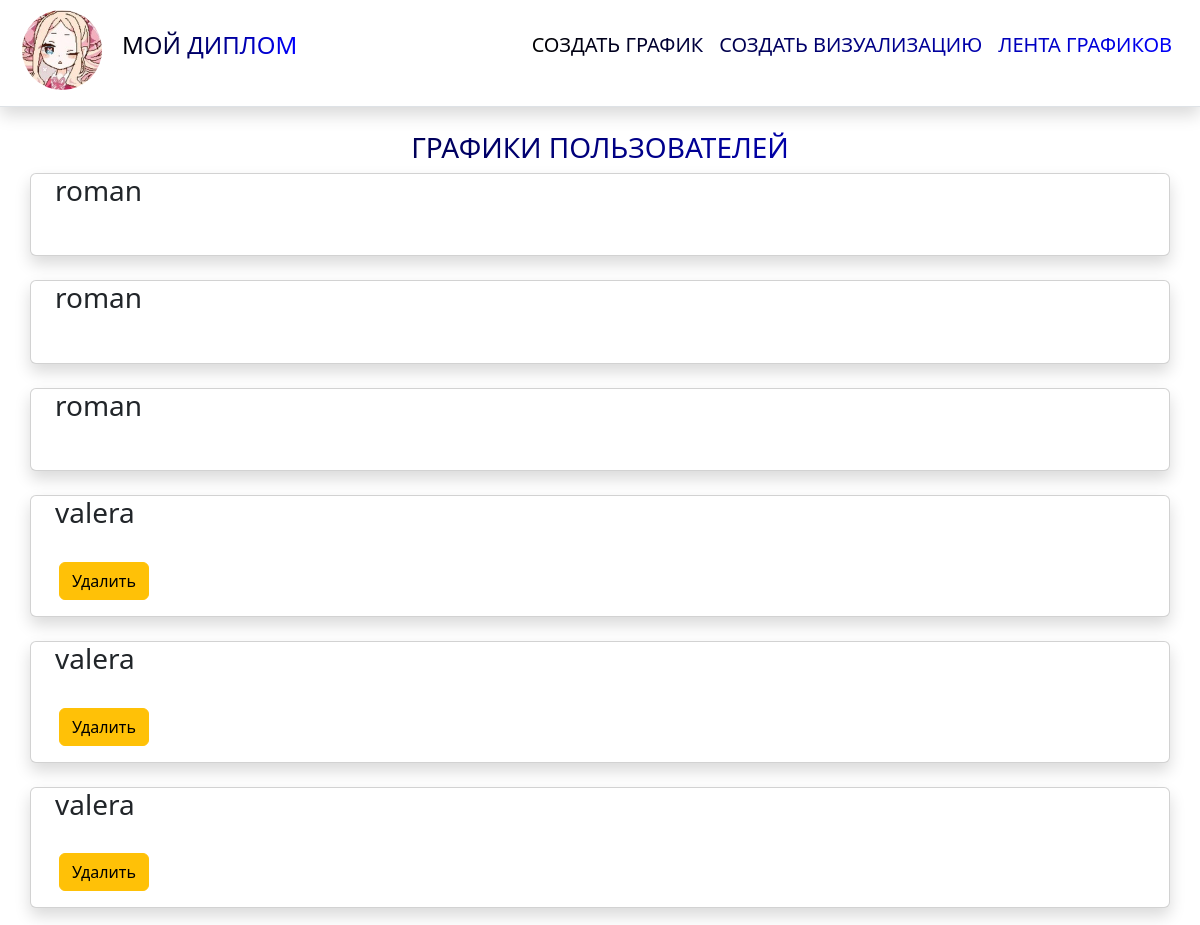
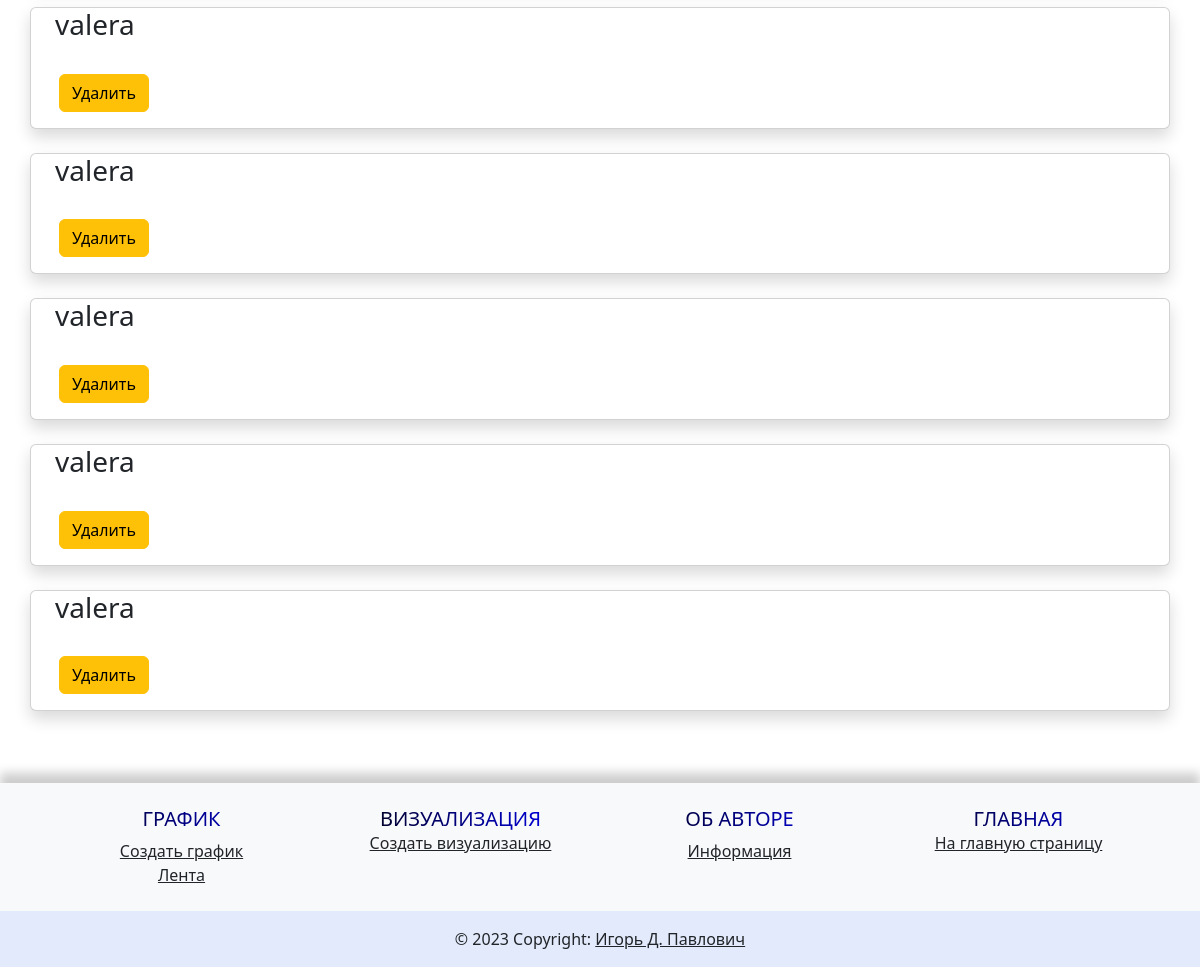
Screenshot of /graph_feed (signed in) with the database file from the repository (2 pictures, top to bottom).
### main.py (models this page shows)
class Graph(db.Model):
    __tablename__ = 'graph'
    id = db.Column(db.Integer, primary_key=True)
    user_id = db.Column(db.Integer, db.ForeignKey('users.id'))
    graphjson = db.Column(db.String)
    user = db.relationship('User', backref=db.backref('graphs', lazy='dynamic'))

class User(db.Model, UserMixin):
    __tablename__ = 'users'
    id = db.Column(db.Integer, primary_key=True)
    login = db.Column(db.String(128), nullable=False, unique=True)
    password = db.Column(db.String(255), nullable=False)

### main.py (the view)
@app.route('/graph_feed')
@login_required
def graph_feed():
    graphs = Graph.query.order_by(Graph.id.desc()).all()
    return render_template('graph_feed.html', graphs=graphs)

### main.py (called while the page is built)
@manager.user_loader
def load_user(user_id):
    return User.query.get(user_id)

@app.after_request
def redirect_to_signin(response):
    if response.status_code == 401:
        return redirect(url_for('login_page') + '?next=' + request.url)
    return response

### templates/graph_feed.html (shortened to what this page needs)
{% extends 'base.html' %}
{% block body %}
<div class="gradient-text text-center"><h3>Графики пользователей</h3></div>
{% for graph in graphs %}
<div class="card container shadow">
    <div class="container card-title"><h3>{{ graph.user.login }}</h3></div>
    <div class="card-body">
        <div data-aos="slide-up" id="graphic_{{ loop.index }}">
            {% if graph.user.id == current_user.id %}
            <button class="btn btn-warning" onclick="deleteGraph({{ graph.id }})">Удалить</button>
            {% endif %}
        </div>
    </div>
</div>
<br>
{% endfor %}
{% endblock %}

### templates/base.html (shortened to what this page needs)
<!doctype html>
<html lang="ru">
<head>
    <link rel="stylesheet" href="{{ url_for('static', filename='css/main.css') }}">
    <link rel="stylesheet" href="https://cdn.jsdelivr.net/npm/bootstrap@5.2.3/dist/css/bootstrap.min.css"
>
</head>
<body class="bg-color">
<div class=" container-fluid d-flex flex-column flex-md-row align-items-center pb-3 mb-4 border-bottom shadow">
    <a href="/" class="d-flex align-items-center text-dark text-decoration-none">
        <img src="static/images/bea120x120.jpg" class="bea" width="80" height="80">
        <span style="margin-left: 20px" class="fs-4 gradient-text">Мой диплом</span>
    </a>
    <nav class="d-inline-flex mt-2 mt-md-0 ms-md-auto gradient-text">
        <a class="me-3 py-2 text-dark text-decoration-none highlight-text" href="/create-graphic">Создать график</a>
        <a class="me-3 py-2 text-dark text-decoration-none highlight-text" href="/create-visualization">Создать
            визуализацию</a>
        <a class="me-3 py-2 text-dark text-decoration-none highlight-text" href="/graph_feed">Лента графиков</a>
    </nav>
</div>
<div>
    {% block body %}{% endblock %}
    <br>
    <br>
</div>
<footer class="bg-light text-center text-lg-start footer-shadow">
    <div class="container p-4">
        <div class="row">
            <div class="col-lg-3 col-md-6 mb-4 mb-md-0 text-center">
                <h5 class="text-uppercase gradient-text">График</h5>
                <ul class="list-unstyled mb-0">
                    <li>
                        <a href="/create-graphic" class="text-dark">Создать график</a>
                    </li>
                    <li>
                        <a href="/graph_feed" class="text-dark">Лента</a>
                    </li>
                </ul>
            </div>
            <div class="col-lg-3 col-md-6 mb-4 mb-md-0 text-center">
                <h5 class="text-uppercase mb-0 gradient-text">Визуализация</h5>
                <ul class="list-unstyled">
                    <li>
                        <a href="/create-visualization" class="text-dark">Создать визуализацию</a>
                    </li>
                </ul>
            </div>
            <div class="col-lg-3 col-md-6 mb-4 mb-md-0 text-center">
                <h5 class="text-uppercase gradient-text">Об авторе</h5>
                <ul class="list-unstyled mb-0">
                    <li>
                        <a href="/about" class="text-dark">Информация</a>
                    </li>
                </ul>
            </div>
            <div class="col-lg-3 col-md-6 mb-4 mb-md-0 text-center">
                <h5 class="text-uppercase mb-0 gradient-text">Главная</h5>
                <ul class="list-unstyled">
                    <li>
                        <a href="/" class="text-dark">На главную страницу</a>
                    </li>
                </ul>
            </div>
        </div>
    </div>
    <div class="text-center p-3" style="background-color: rgba(40, 100, 255, 0.1);">
        © 2023 Copyright:
        <a class="text-dark" href="/about">Игорь Д. Павлович</a>
    </div>
</footer>
</body>
</html>

### static/css/main.css (style rules this page uses)
.shadow { box-shadow: 10px rgba(0, 0, 0, 0.2); }
.footer-shadow { box-shadow: 0px -10px 10px rgba(0, 0, 0, 0.2); }
.bg-color { background: linear-gradient(180deg); }
.gradient-text { background: linear-gradient(to right, black, blue); -webkit-background-clip: text; -webkit-text-fill-color: transparent; font-size: 20px; text-transform: uppercase; }
.bea { border-radius: 50%; margin-left: 10px; margin-top: 10px; }
.highlight-text { transition: border-radius: 10px 0.5s ease; box-shadow: 0 0 0 transparent; }

### rows the page displays
Graph: user.login "roman"
Graph: user.login "roman"
Graph: user.login "roman"
Graph: user.login "valera"
Graph: user.login "valera"
Graph: user.login "valera"
Graph: user.login "valera"
Graph: user.login "valera"
Graph: user.login "valera"
Graph: user.login "valera"
Graph: user.login "valera"
